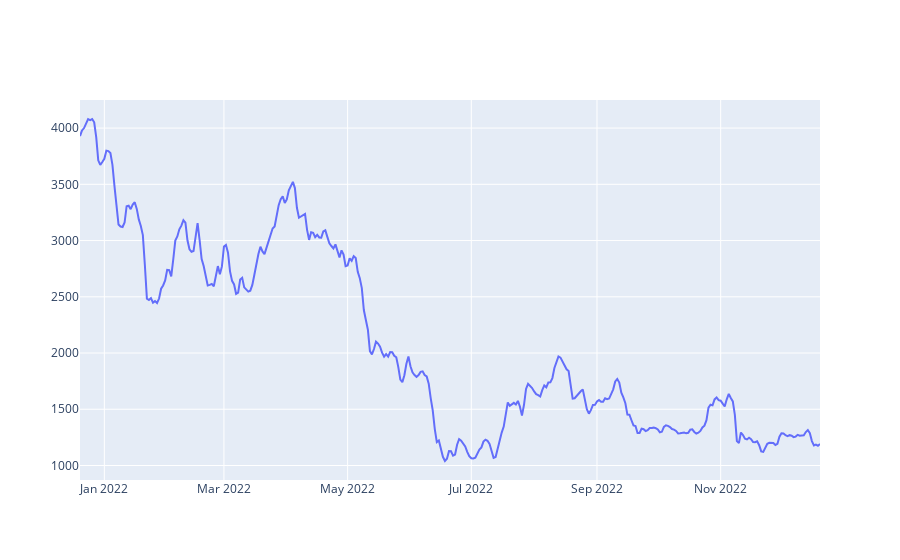
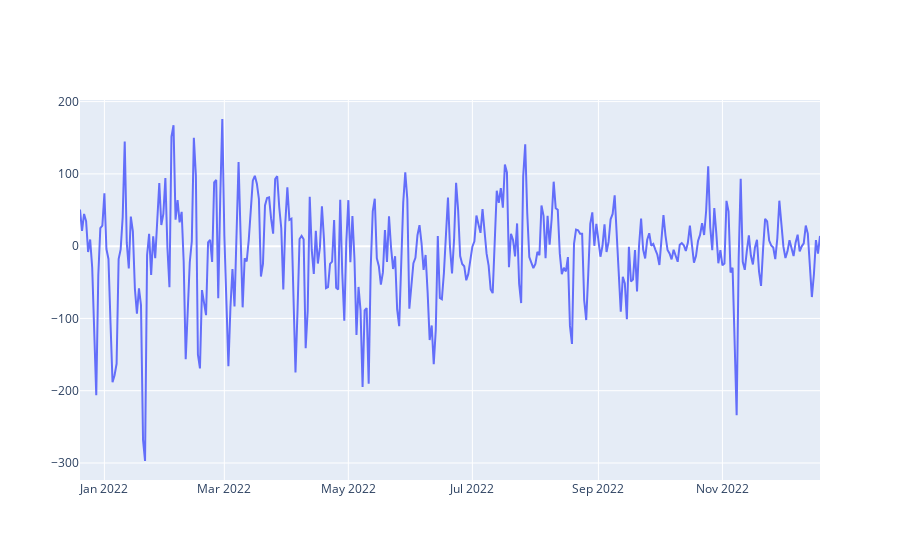

Notebook code for these charts, in order:
### Code cell
%matplotlib notebook

target = ts.target_value
show_time_series_only(ts.Date, target)
check_stationarity(target)
target = make_diff_n_degree(target, 1)
check_stationarity(target)
show_time_series_only(ts.Date, target)
show_acf_pacf(target, 181) # ACF 2 , PACF 68

### Figure 1 — Plotly figure (JSON) as saved in the notebook; plotly's stock layout.template omitted (floating-point values rounded to 4 significant figures; data arrays with more than 128 entries replaced by an {"elided": "..."} marker saying what was removed)
{"data": [{"x": {"elided": "366 str values"}, "y": {"elided": "366 float values"}, "type": "scatter"}], "layout": {}}

### Figure 2 — Plotly figure (JSON) as saved in the notebook; plotly's stock layout.template omitted (floating-point values rounded to 4 significant figures; data arrays with more than 128 entries replaced by an {"elided": "..."} marker saying what was removed)
{"data": [{"x": {"elided": "365 str values"}, "y": {"elided": "365 float values"}, "type": "scatter"}], "layout": {}}
